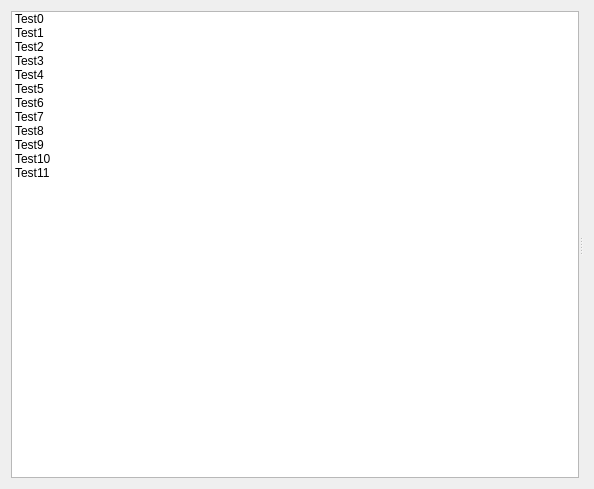
<?xml version="1.0" encoding="UTF-8"?>
<ui version="4.0">
 <class>MainWindow</class>
 <widget class="QWidget" name="MainWindow">
  <property name="geometry">
   <rect>
    <x>0</x>
    <y>0</y>
    <width>594</width>
    <height>489</height>
   </rect>
  </property>
  <property name="windowTitle">
   <string>Form</string>
  </property>
  <layout class="QHBoxLayout" name="horizontalLayout">
   <item>
    <widget class="QSplitter" name="splitter">
     <property name="orientation">
      <enum>Qt::Horizontal</enum>
     </property>
     <widget class="QListWidget" name="ToolList">
      <item>
       <property name="text">
        <string>Test0</string>
       </property>
      </item>
      <item>
       <property name="text">
        <string>Test1</string>
       </property>
      </item>
      <item>
       <property name="text">
        <string>Test2</string>
       </property>
      </item>
      <item>
       <property name="text">
        <string>Test3</string>
       </property>
      </item>
      <item>
       <property name="text">
        <string>Test4</string>
       </property>
      </item>
      <item>
       <property name="text">
        <string>Test5</string>
       </property>
      </item>
      <item>
       <property name="text">
        <string>Test6</string>
       </property>
      </item>
      <item>
       <property name="text">
        <string>Test7</string>
       </property>
      </item>
      <item>
       <property name="text">
        <string>Test8</string>
       </property>
      </item>
      <item>
       <property name="text">
        <string>Test9</string>
       </property>
      </item>
      <item>
       <property name="text">
        <string>Test10</string>
       </property>
      </item>
      <item>
       <property name="text">
        <string>Test11</string>
       </property>
      </item>
     </widget>
     <widget class="QStackedWidget" name="ToolsStackedWidget">
      <widget class="QWidget" name="page_0"/>
      <widget class="QWidget" name="page_1"/>
      <widget class="QWidget" name="page_2"/>
      <widget class="QWidget" name="page_3"/>
      <widget class="QWidget" name="page_4"/>
      <widget class="QWidget" name="page_5"/>
      <widget class="QWidget" name="page_6"/>
      <widget class="QWidget" name="page_7"/>
      <widget class="QWidget" name="page_8"/>
      <widget class="QWidget" name="page_9"/>
      <widget class="QWidget" name="page_10"/>
      <widget class="QWidget" name="page_11"/>
     </widget>
    </widget>
   </item>
  </layout>
 </widget>
 <resources/>
 <connections/>
</ui>
